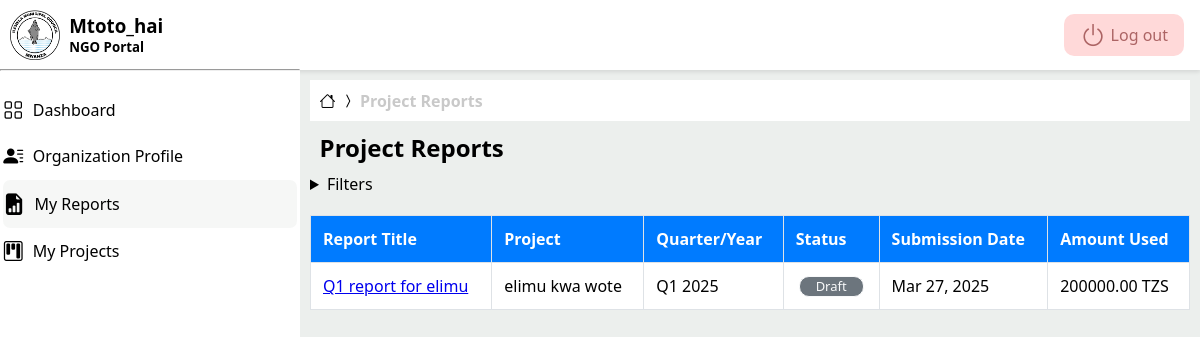
/reports/ (signed in), run on the app's committed database.
### reports/models.py (models this page shows, shortened)
class Report(models.Model):
  class Quarter(models.IntegerChoices):
    Q1 = 1, _('Q1 (January - March)')
    Q2 = 2, _('Q2 (April - June)')
    Q3 = 3, _('Q3 (July - September)')
    Q4 = 4, _('Q4 (October - December)')
  class Status(models.TextChoices):
    DRAFT = 'DRAFT', _('Draft')
    SUBMITTED = 'SUBM', _('Submitted')
    APPROVED = 'APPR', _('Approved')
    REJECTED = 'REJ', _('Rejected')
  project = models.ForeignKey(
    Project,
    on_delete=models.CASCADE,
    related_name='reports'
  )
  quarter = models.IntegerField(choices=Quarter.choices)
  year = models.PositiveIntegerField(
    validators=[
      MinValueValidator(2020),
      MaxValueValidator(2030)
    ]
  )
  title = models.CharField(_("Report Title"), max_length=200)
  status = models.CharField(
    max_length=5,
    choices=Status.choices,
    default=Status.DRAFT
  )
  summary = models.TextField(_("Executive Summary"))
  activities = models.TextField(_("Activities Conducted"))
  amount_used = models.DecimalField(
    _("Amount Used (TZS)"),
    max_digits=14,
    decimal_places=2
  )
  outcomes = models.TextField(_("Outcomes and Impact"))
  challenges = models.TextField(_("Challenges and Solutions"))
  submission_date = models.DateTimeField(auto_now_add=True)
  class Meta:
    unique_together = ['project', 'quarter', 'year']
    ordering = ['-year', '-quarter']

### project/models.py (models this page shows, shortened)
class Project(models.Model):
	class Status(models.TextChoices):
		PLANNING = 'PLAN', _('Planning')
		ONGOING = 'ONGO', _('Ongoing')
		COMPLETED = 'COMP', _('Completed')
		SUSPENDED = 'SUSP', _('Suspended')
	class FundingType(models.TextChoices):
		GRANT = 'GRANT', _('Grant')  # Fixed typo (GRANT → GRANT)
		DONATION = 'DON', _('Donation')
		SELF_FUNDED = 'SELF', _('Self-Funded')
		PARTNERSHIP = 'PART', _('Partnership')
	class WardChoices(models.TextChoices):
		NYAKATO = 'NYAKATO', _('Nyakato')
		BUSWELU = 'BUSWELU', _('Buswelu')
		ILEMELA = 'ILEMELA', _('Ilemela')
		PASIANSI = 'PASIANSI', _('Pasiansi')
		BUGOBWA = 'BUGOBWA', _('Bugogwa')  # Fixed typo (Bugogwa → BUGOBWA)
		SANGABUYE = 'SANGABUYE', _('Sangabuye')
		MECCO = 'MECCO', _('MECCO')
		BUZURUGA = 'BUZURUGA', _('Buzuruga')
		NYASAKA = 'NYASAKA', _('Nyasaka')
		KAHAMA = 'KAHAMA', _('Kahama')
		KISEKE = 'KISEKE', _('Kiseke')
		KAYENZE = 'KAYENZE', _('Kayenze')
		SHIBULA = 'SHIBULA', _('Shibula')
		KAWEEKAMO = 'KAWEEKAMO', _('Kawekamo')
		KITANGIRI = 'KITANGIRI', _('Kitangiri')
		KIRUMBA = 'KIRUMBA', _('Kirumba')
		NYAMANORO = 'NYAMANORO', _('Nyamanoro')
		IBUNGILO = 'IBUNGILO', _('Ibungilo')
		NYAMHONGOLO = 'NYAMHONGOLO', _('Nyamhongolo')
	name = models.CharField(_("Project Name"), max_length=255)
	description = models.TextField(_("Project Description"))
	organization = models.ForeignKey(
		settings.AUTH_USER_MODEL,
		related_name='projects',
		on_delete=models.CASCADE
	)
	start_date = models.DateField(_("Start Date"))
	end_date = models.DateField(_("End Date"), blank=True, null=True)
	status = models.CharField(
		_("Project Status"),
		max_length=4,
		choices=Status.choices,
		default=Status.PLANNING
	)
	funding_type = models.CharField(
		_("Funding Type"),
		max_length=5,
		choices=FundingType.choices,
		default=FundingType.GRANT
	)
	budget = models.DecimalField(
		_("Project Budget (TZS)"),
		max_digits=14,
		decimal_places=2,
		blank=True,
		null=True
	)
	men = models.IntegerField(_("Men Beneficiaries"), default=0)
	women = models.IntegerField(_("Women Beneficiaries"), default=0)
	youth = models.IntegerField(_("Youth Beneficiaries"), default=0)
	district = models.CharField(
		_("District"),
		max_length=20,
		default="Ilemela",
		editable=False  # Prevents editing in admin/forms
	)
	ward = models.CharField(
		_("Ward"),
		max_length=20,
		choices=WardChoices.choices
	)
	street = models.CharField(_("Street"), max_length=100)
	created_at = models.DateTimeField(auto_now_add=True)
	updated_at = models.DateTimeField(auto_now=True)
	class Meta:
		verbose_name = _("Project")
		verbose_name_plural = _("Projects")
		ordering = ['-created_at']
		indexes = [
			models.Index(fields=['status']),
			models.Index(fields=['organization']),
		]

### reports/views.py (the view)
# urls.py: path('reports/', views.report_list, name='report_list'),
@login_required
def report_list(request):
  if request.user.is_staff:
    reports = Report.objects.all().select_related('project')
  else:
    reports = Report.objects.filter(
      project__organization=request.user
    ).select_related('project')
  report_filter = ReportFilter(request.GET, queryset=reports, request=request)
  filtered_reports = report_filter.qs
  paginator = Paginator(filtered_reports, 25)
  page_number = request.GET.get('page')
  page_obj = paginator.get_page(page_number)
  context = {
    'filter': report_filter,
    'page_obj': page_obj,
    'section': 'report',
    'is_admin': request.user.is_staff
  }
  return render(request, 'reports/list.html', context)

### reports/templates/reports/list.html (shortened to what this page needs)
{% extends "user_account/base.html" %}
{% load i18n %}
{% block content %}
<section class="report-list">
  <div class="breadcrumb">
    <a href="{% url 'user_account:dashboard' %}" class="bread-item">
      <i class="bi bi-house"></i>
    </a>
    <i class="bi bi-chevron-compact-right"></i>
    <a href="{% url 'reports:report_list' %}" class="bread-item active-link">
      <b>Project Reports</b>
    </a>
  </div>
  <div class="container">
    <h2>{% trans "Project Reports" %}</h2>
    <details>
      <summary>Filters</summary>
    </details>
    <table class="default-table">
      <thead>
        <tr>
          <th>{% trans "Report Title" %}</th>
          <th>{% trans "Project" %}</th>
          <th>{% trans "Quarter/Year" %}</th>
          <th>{% trans "Status" %}</th>
          <th>{% trans "Submission Date" %}</th>
          <th>{% trans "Amount Used" %}</th>
        </tr>
      </thead>
      <tbody>
        {% for report in page_obj %}
        <tr>
          <td>
              <a href="#">
                  {{ report.title }}
              </a>
          </td>
          <td>{{ report.project.name }}</td>
          <td>Q{{ report.quarter }} {{ report.year }}</td>
          <td>
            <div class="badge status-{{ report.status|lower }}">
              {{ report.get_status_display }}
            </div>
          </td>
          <td>{{ report.submission_date|date:"M d, Y" }}</td>
          <td>{{ report.amount_used }} TZS</td>
        </tr>
        {% empty %}
        <tr>
          <td colspan="7">{% trans "No reports found" %}</td>
        </tr>
        {% endfor %}
      </tbody>
  </table>
  </div>
</section>
{% endblock %}

### user_account/templates/user_account/base.html (shortened to what this page needs)
{% load static %}
<!DOCTYPE html>
<html lang="en">
<head>
  <link rel="stylesheet" href="{% static 'style/style.css' %}">
  <link rel="stylesheet" href="https://cdnjs.cloudflare.com/ajax/libs/bootstrap-icons/1.11.1/font/bootstrap-icons.min.css">
</head>
<body>
  {% if user.is_authenticated %}
  <header>
    <a href="{% url 'user_account:logout' %}" class="logout">
      <i class="bi bi-power"></i>
      <p>Log out</p>
    </a>
  </header>
  <main>
    <aside>
      <div class="sidenav">
        <div class="profile">
          <div class="prof-img">
            <img src="{% static 'images/ILEMELA 1.png' %}" alt="profile-img">
          </div>
          <div>
            <h3>{{ request.user.username }}</h3>
            {% if user.is_staff %}
            <h5>Admin(Municipal) Portal</h5>
            {% else %}
            <h5>NGO Portal</h5>
            {% endif %}
          </div>
        </div>
      </div>
      <hr>
      <ul class="sidenav-links">
        <li {% if section == 'dashboard' %} class="active-link" {% endif %}>
          <a href="{% url 'user_account:dashboard' %}" class="sidenav-link">
            <i class="bi bi-grid"></i>
            <p>Dashboard</p>
          </a>
        </li>
        {% if user.is_staff %}
        <li {% if section == 'organization' %} class="active-link" {% endif %}>
          <a href="{% url 'organization:organization_list' %}"  class="sidenav-link">
            <i class="bi bi-globe"></i>
            <p>Organizations List</p>
          </a>
        </li>
        {% else %}
        <li {% if section == 'organization' %} class="active-link" {% endif %}>
          <a href="{% url 'organization:organization_detail' id=request.user.organizationprofile.id %}"  class="sidenav-link">
            <i class="bi bi-person-lines-fill"></i>
            <p>Organization Profile</p>
          </a>
        </li>
        {% endif %}
        {% if user.is_staff %}
        <li {% if section == 'report' %} class="active-link" {% endif %}>
          <a href="{% url 'reports:report_list' %}"  class="sidenav-link">
            <i class="bi bi-file-earmark-arrow-up-fill"></i>
            <p>Reports</p>
          </a>
        </li>
        {% else %}
        <li {% if section == 'report' %} class="active-link" {% endif %}>
          <a href="{% url 'reports:report_list' %}" class="sidenav-link">
            <i class="bi bi-file-earmark-bar-graph-fill"></i>
            <p>My Reports</p>
          </a>
        </li>
        {% endif %}
        {% if user.is_staff %}
        <li {% if section == 'project' %} class="active-link" {% endif %}>
          <a href="{% url 'project:project_list' %}" class="sidenav-link">
            <i class="bi bi-kanban"></i>
            <p>Projects</p>
          </a>
        </li>
        {% else %}
        <li {% if section == 'project' %} class="active-link" {% endif %}>
          <a href="{% url 'project:project_list' %}" class="sidenav-link">
            <i class="bi bi-kanban"></i>
            <p>My Projects</p>
          </a>
        </li>
        {% endif %}
      </ul>
    </aside>
    <section class="main-content">
      {% block content %} {% endblock %}
    </section>
  </main>
  {% endif %}
</body>
</html>

### user_account/static/style/root.css (style rules this page uses)
ul li { list-style: none; }
:root { --primary-font: 'Segoe UI', sans-serif; --gray: #ecefed; --white: white; --black: black; --bs-blue: #0d6efd; --bs-indigo: #6610f2; --bs-purple: #6f42c1; --bs-pink: #d63384; --bs-red: #dc3545; --bs-orange: #fd7e14; --bs-yellow: #ffc107; --bs-green: #198754; --bs-teal: #20c997; --bs-cyan: #0dcaf0; --radius: .625rem; --shadow1: 0 2px 4px rgba(0, 0, 0, 0.1); }
body { background-color: var(--gray); font-family: var(--primary-font); }
img { display: block; width: 100%; }

### user_account/templates/user_account/base.html (style rules this page uses)
.default-table { width: 100%; border-collapse: collapse; margin-top: 20px; }
.default-table th, .default-table td { padding: 12px; border: 1px solid #dee2e6; text-align: left; }
.default-table th { background-color: #007bff; color: white; }
.default-table tbody { background-color: var(--white); }
.breadcrumb { background-color: var(--white); padding: .6rem; }
.breadcrumb a { text-decoration: none; color: var(--black); }
.breadcrumb .active-link { color: rgb(201, 201, 201); }
header { position: fixed; top: 0; left: 0; right: 0; display: flex; align-items: center; justify-content: space-between; padding: .3rem 1rem; background-color: var(--white); box-shadow: var(--shadow1); }
header .logout { display: flex; align-items: center; gap: .3rem; background-color: rgba(255, 0, 0, 0.15); color: rgba(102, 0, 0, 0.541); padding: .2rem 1rem; border-radius: var(--radius); margin: .6rem 0; text-decoration: none; }
header .logout i { display: block; font-size: 1.6rem; }
aside { position: fixed; top: 0; left: 0; background-color: var(--white); width: 300px; min-height: 100%; }
aside .profile { display: flex; align-items: center; margin: .6rem; gap: .6rem; }
aside .profile .prof-img { width: 50px; height: 50px; overflow: hidden; object-fit: contain; }
aside .sidenav-links { margin: 1rem .2rem; }
aside .sidenav-link { text-decoration: none; display: flex; align-items: center; gap: .6rem; color: black; padding: .6rem 0; }
aside .sidenav-link i { font-size: 1.25rem; }
aside .active-link { font-weight: 500; background-color: #ecefed79; border-radius: .45rem; }
aside .active-link i { font-size: 1.35rem; }
.main-content { margin: 5rem .6rem 0 310px; }

### reports/templates/reports/list.html (style rules this page uses)
.report-list .container h2 { margin: .6rem; }
.badge { background-color: #f8f9fa; color: var(--black); width: fit-content; padding: .05rem 1rem; margin: auto; border-radius: var(--radius); font-size: small; border: 1px solid var(--gray); }
.status-draft { background-color: #6c757d; color: #f8f9fa; border: 1px solid #f8f9fa; }

### data on the page
Report: title "Q1 report for elimu", project.name "elimu kwa wote", quarter "1", year "2025", status "Draft", submission_date "Mar 27, 2025", amount_used "200000.00"

### other printed values
{{ request.user.username }} "Mtoto_hai"
